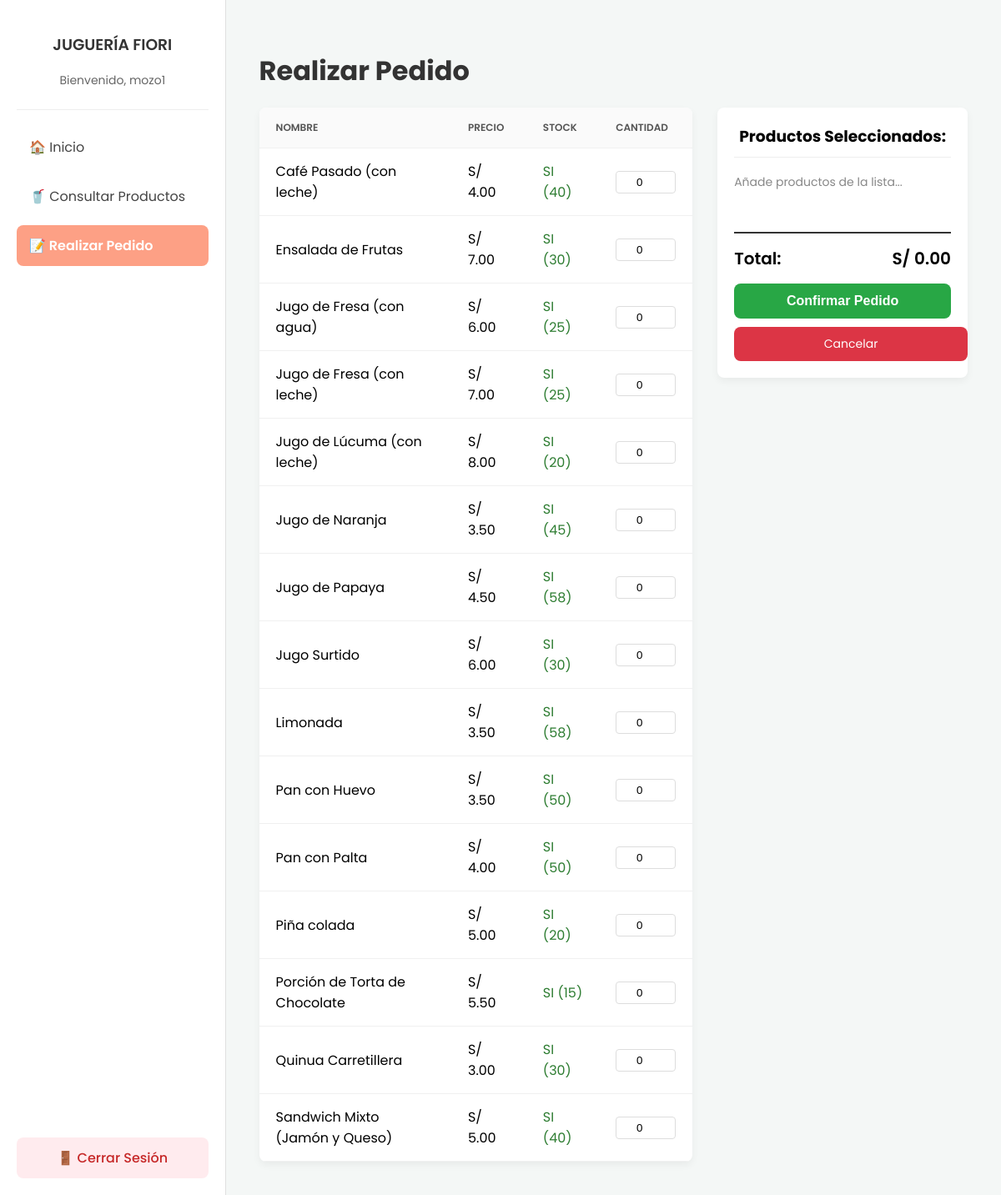
The app's page /mozo_registrar_pedido.php (signed in) with its own data.
### tables this page shows
CREATE TABLE `productos` (
  `id_producto` int(11) NOT NULL,
  `nombre` varchar(150) NOT NULL,
  `precio` decimal(10,2) NOT NULL,
  `stock` int(11) NOT NULL
);

### mozo_registrar_pedido.php (the view, shortened to what this page needs)
<?php
$nombre_usuario = $_SESSION['nombre_usuario'];
include 'conexion.php';
$sql = "SELECT id_producto, nombre, precio, stock FROM productos ORDER BY nombre ASC";
$resultado = $conexion->query($sql);
$productos = [];
if ($resultado->num_rows > 0) {
    while($fila = $resultado->fetch_assoc()) {
        $productos[] = $fila;
    }
}
?>
<!DOCTYPE html>
<html lang="es">
<head>
</head>
<body>
    <div class="container">
        <nav class="sidebar">
            <div class="sidebar-header">
                <h3>JUGUERÍA FIORI</h3>
                <p>Bienvenido, <?php echo htmlspecialchars($nombre_usuario); ?></p>
            </div>
            <div class="sidebar-nav">
                <a href="mozo_inicio.php">🏠 Inicio</a>
                <a href="mozo_consultar.php">🥤 Consultar Productos</a>
                <a href="mozo_registrar_pedido.php" class="active">📝 Realizar Pedido</a>
            </div>
            <div class="sidebar-footer">
                <a href="logout.php">🚪 Cerrar Sesión</a>
            </div>
        </nav>
        <main class="main-content">
            <h1>Realizar Pedido</h1>
            <form id="form-pedido" action="procesar_pedido.php" method="POST">
                <div class="pedido-container">
                    <div class="tabla-productos">
                        <table class="product-table">
                            <thead>
                                <tr>
                                    <th>Nombre</th>
                                    <th>Precio</th>
                                    <th>Stock</th>
                                    <th>Cantidad</th>
                                </tr>
                            </thead>
                            <tbody>
                                <?php
                                if (empty($productos)) {
                                    echo "<tr><td colspan='4'>No hay productos registrados</td></tr>";
                                } else {
                                    foreach ($productos as $prod) {
                                        $disponible = $prod['stock'] > 0;
                                        echo "<tr>";
                                        echo "<td>" . htmlspecialchars($prod['nombre']) . "</td>";
                                        echo "<td>S/ " . number_format($prod['precio'], 2) . "</td>";
                                        if ($disponible) {
                                            echo "<td class='stock-disponible'>SI (" . $prod['stock'] . ")</td>";
                                        } else {
                                            echo "<td class='stock-agotado'>NO</td>";
                                        }
                                        echo '<td><input type="number"
                                                       class="input-cantidad"
                                                       name="cantidades[' . $prod['id_producto'] . ']"
                                                       data-id_producto="' . $prod['id_producto'] . '"
                                                       data-nombre="' . htmlspecialchars($prod['nombre']) . '"
                                                       data-precio="' . $prod['precio'] . '"
                                                       data-stock="' . $prod['stock'] . '"
                                                       min="0"
                                                       max="' . $prod['stock'] . '"
                                                       value="0" ' .
                                                       ($disponible ? '' : 'disabled') . '></td>';
                                        echo "</tr>";
                                    }
                                }
                                ?>
                            </tbody>
                        </table>
                    </div>
                    <div class="resumen-pedido">
                        <h3>Productos Seleccionados:</h3>
                        <div id="lista-productos-seleccionados">
                            <p style="color:#888;">Añade productos de la lista...</p>
                        </div>
                        <div class="total-container">
                            <span>Total:</span>
                            <span id="total-pedido">S/ 0.00</span>
                        </div>
                        <button type="submit" class="btn-submit">Confirmar Pedido</button>
                        <a href="mozo_inicio.php" class="btn-cancel">Cancelar</a>
                    </div>
                </div>
            </form>
        </main>
    </div>
    </body>
</html>

### mozo_registrar_pedido.php (style rules this page uses)
body { font-family: 'Poppins', sans-serif; margin: 0; background: #f4f7f6; }
.container { display: flex; height: 100vh; }
.sidebar { width: 250px; background: #ffffff; border-right: 1px solid #e0e0e0; display: flex; flex-direction: column; padding: 20px; }
.sidebar-header { text-align: center; margin-bottom: 20px; padding-bottom: 10px; border-bottom: 1px solid #eee; }
.sidebar-header h3 { color: #333; font-weight: 600; }
.sidebar-header p { color: #666; font-size: 14px; }
.sidebar-nav { flex-grow: 1; }
.sidebar-nav a { display: block; padding: 12px 15px; text-decoration: none; color: #444; border-radius: 8px; margin-bottom: 10px; font-weight: 400; transition: background 0.3s, color 0.3s; }
.sidebar-nav a.active { background: #fda085; color: white; font-weight: 600; }
.sidebar-footer a { display: block; padding: 12px 15px; text-decoration: none; background: #ffebee; color: #c62828; border-radius: 8px; text-align: center; font-weight: 500; transition: background 0.3s; }
.main-content { flex-grow: 1; padding: 40px; overflow-y: auto; }
.main-content h1 { color: #333; font-size: 32px; margin-bottom: 20px; }
.pedido-container { display: flex; gap: 30px; }
.tabla-productos { flex: 2; }
.resumen-pedido { flex: 1; background: #fff; padding: 20px; border-radius: 8px; box-shadow: 0 4px 10px rgba(0, 0, 0, 0.05); height: fit-content; }
.resumen-pedido h3 { text-align: center; margin-top: 0; border-bottom: 1px solid #eee; padding-bottom: 10px; }
.product-table { width: 100%; border-collapse: collapse; background: #ffffff; border-radius: 8px; overflow: hidden; box-shadow: 0 4px 10px rgba(0, 0, 0, 0.05); }
.product-table th, .product-table td { padding: 15px 20px; text-align: left; border-bottom: 1px solid #f0f0f0; }
.product-table th { background: #fafafa; font-weight: 600; color: #555; text-transform: uppercase; font-size: 12px; }
.stock-disponible { color: #2e7d32; }
.input-cantidad { width: 60px; padding: 5px; border-radius: 4px; border: 1px solid #ddd; text-align: center; }
#lista-productos-seleccionados { margin-top: 15px; font-size: 14px; color: #333; min-height: 50px; }
.total-container { border-top: 2px solid #333; margin-top: 20px; padding-top: 15px; font-size: 20px; font-weight: 600; display: flex; justify-content: space-between; }
.btn-submit { width: 100%; background: #28a745; color: white; padding: 12px; border: none; border-radius: 8px; cursor: pointer; font-size: 16px; font-weight: 600; margin-top: 15px; }
.btn-cancel { width: 100%; background: #dc3545; color: white; padding: 10px; border: none; border-radius: 8px; cursor: pointer; font-size: 14px; margin-top: 10px; text-align: center; text-decoration: none; display: block; }

### records on screen
productos: nombre "Café Pasado (con leche)", precio "4.00", stock "40", id_producto+nombre+precio "0"
productos: nombre "Ensalada de Frutas", precio "7.00", stock "30", id_producto+nombre+precio "0"
productos: nombre "Jugo de Fresa (con agua)", precio "6.00", stock "25", id_producto+nombre+precio "0"
productos: nombre "Jugo de Fresa (con leche)", precio "7.00", stock "25", id_producto+nombre+precio "0"
productos: nombre "Jugo de Lúcuma (con leche)", precio "8.00", stock "20", id_producto+nombre+precio "0"
productos: nombre "Jugo de Naranja", precio "3.50", stock "45", id_producto+nombre+precio "0"
productos: nombre "Jugo de Papaya", precio "4.50", stock "58", id_producto+nombre+precio "0"
productos: nombre "Jugo Surtido", precio "6.00", stock "30", id_producto+nombre+precio "0"
productos: nombre "Limonada", precio "3.50", stock "58", id_producto+nombre+precio "0"
productos: nombre "Pan con Huevo", precio "3.50", stock "50", id_producto+nombre+precio "0"
productos: nombre "Pan con Palta", precio "4.00", stock "50", id_producto+nombre+precio "0"
productos: nombre "Piña colada", precio "5.00", stock "20", id_producto+nombre+precio "0"
productos: nombre "Porción de Torta de Chocolate", precio "5.50", stock "15", id_producto+nombre+precio "0"
productos: nombre "Quinua Carretillera", precio "3.00", stock "30", id_producto+nombre+precio "0"
productos: nombre "Sandwich Mixto (Jamón y Queso)", precio "5.00", stock "40", id_producto+nombre+precio "0"

### other values on screen
$nombre_usuario "mozo1"
